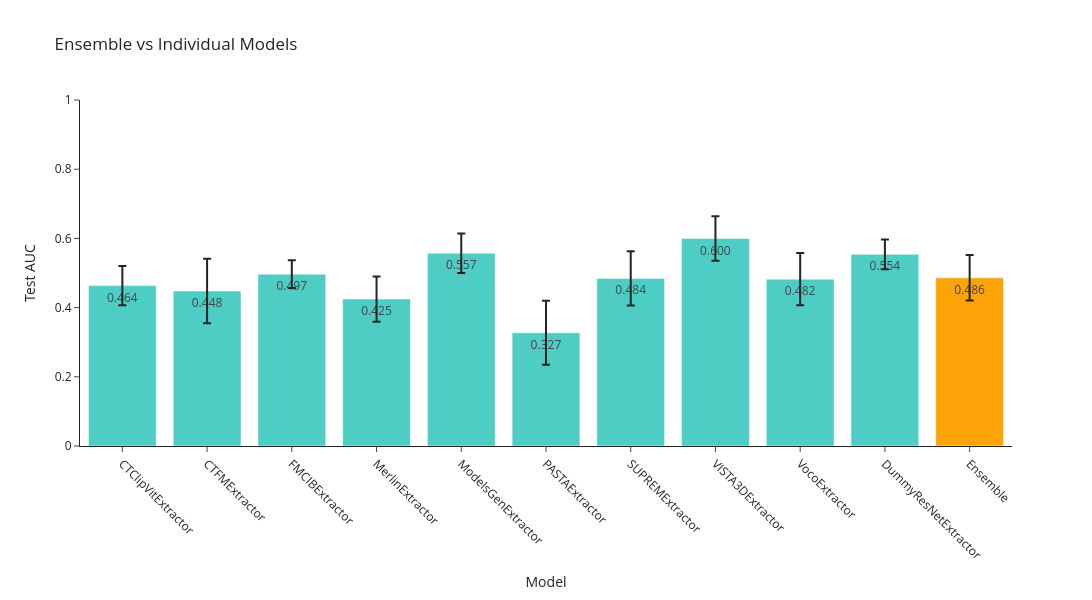

The notebook cell saved with this chart:
### Markdown cell above
## Ensemble vs Single Models

Bar plot comparing the alignment-weighted ensemble to each individual model.

### Code cell
# Plot ensemble vs single-model performance
model_names_plot = list(individual_ensemble_scores.keys())
ind_means = [np.mean(individual_ensemble_scores[m]) for m in model_names_plot]
ind_errors = [1.96 * np.std(individual_ensemble_scores[m], ddof=1) / np.sqrt(len(individual_ensemble_scores[m])) for m in model_names_plot]

bar_names = model_names_plot + ["Ensemble"]
bar_means = ind_means + [ensemble_mean]
bar_errors = ind_errors + [ensemble_ci]

colors = ['#4ECDC4'] * len(model_names_plot) + ['#FCA308']

fig = go.Figure()
fig.add_trace(go.Bar(
    x=bar_names,
    y=bar_means,
    error_y=dict(type='data', array=bar_errors),
    marker_color=colors,
    text=[f"{m:.3f}" for m in bar_means],
    textposition='auto'
))

fig.update_layout(
    title='Ensemble vs Individual Models',
    xaxis_title='Model',
    yaxis_title='Test AUC',
    height=600,
    width=1200,
    template='simple_white',
    xaxis_tickangle=45
)
fig.update_yaxes(range=[0, 1.0])

fig.show()

best_ind_mean = max(ind_means) if ind_means else float('nan')
print(f"Ensemble uplift over best single: {ensemble_mean - best_ind_mean:+.4f}")

### Figure 1 — Plotly figure (JSON) as saved in the notebook; plotly's stock layout.template omitted (floating-point values rounded to 4 significant figures)
{"data": [{"error_y": {"array": [0.0569, 0.09319, 0.03992, 0.06543, 0.05712, 0.09264, 0.0782, 0.06432, 0.07544, 0.04288, 0.06574], "type": "data"}, "marker": {"color": ["#4ECDC4", "#4ECDC4", "#4ECDC4", "#4ECDC4", "#4ECDC4", "#4ECDC4", "#4ECDC4", "#4ECDC4", "#4ECDC4", "#4ECDC4", "#FCA308"]}, "text": ["0.464", "0.448", "0.497", "0.425", "0.557", "0.327", "0.484", "0.600", "0.482", "0.554", "0.486"], "textposition": "auto", "type": "bar", "x": ["CTClipVitExtractor", "CTFMExtractor", "FMCIBExtractor", "MerlinExtractor", "ModelsGenExtractor", "PASTAExtractor", "SUPREMExtractor", "VISTA3DExtractor", "VocoExtractor", "DummyResNetExtractor", "Ensemble"], "y": [0.4635, 0.4478, 0.4967, 0.4248, 0.5572, 0.3272, 0.4844, 0.5996, 0.4822, 0.5539, 0.4859]}], "layout": {"height": 600, "title": {"text": "Ensemble vs Individual Models"}, "width": 1200, "xaxis": {"tickangle": 45, "title": {"text": "Model"}}, "yaxis": {"range": [0, 1.0], "title": {"text": "Test AUC"}}}}
